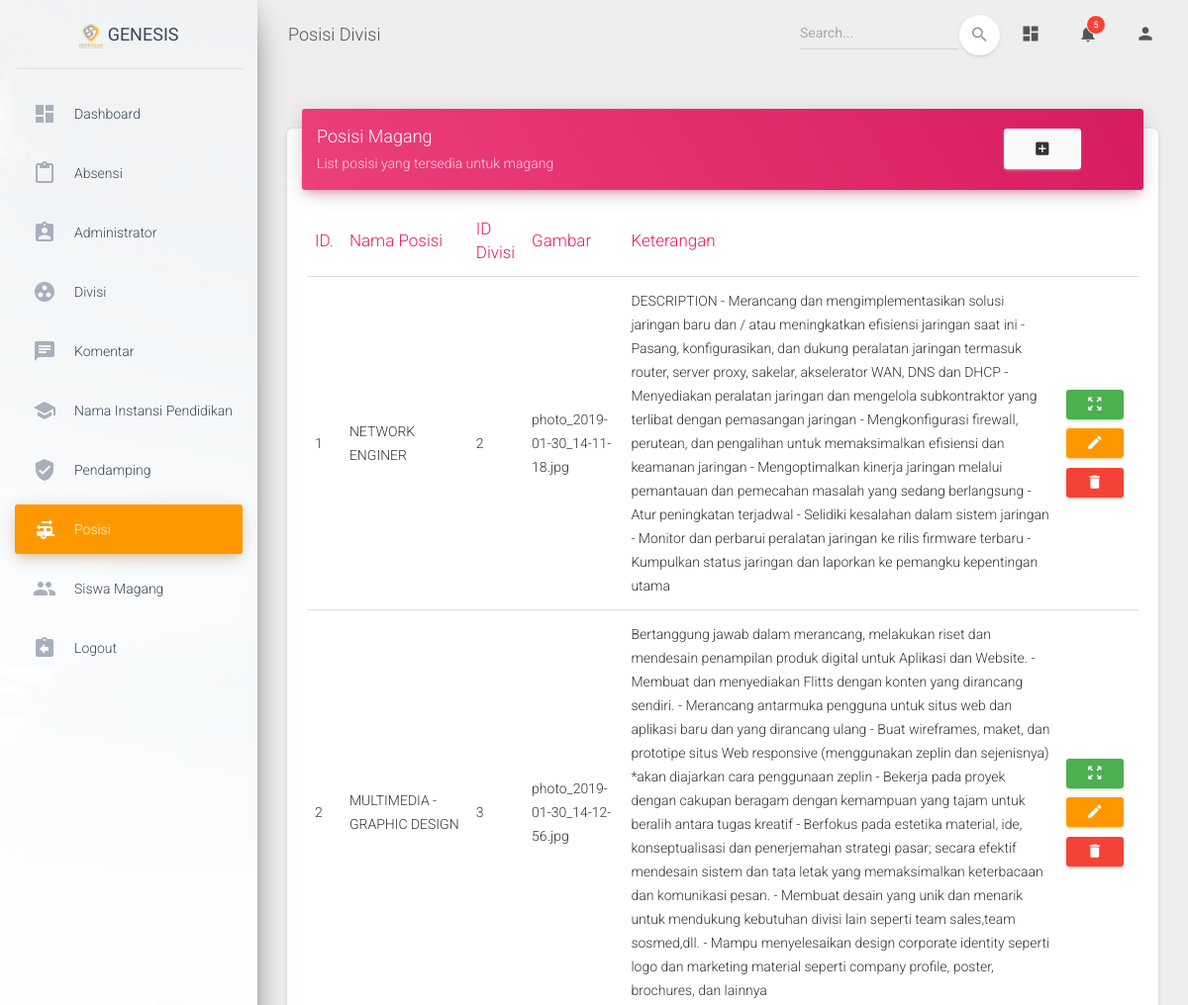
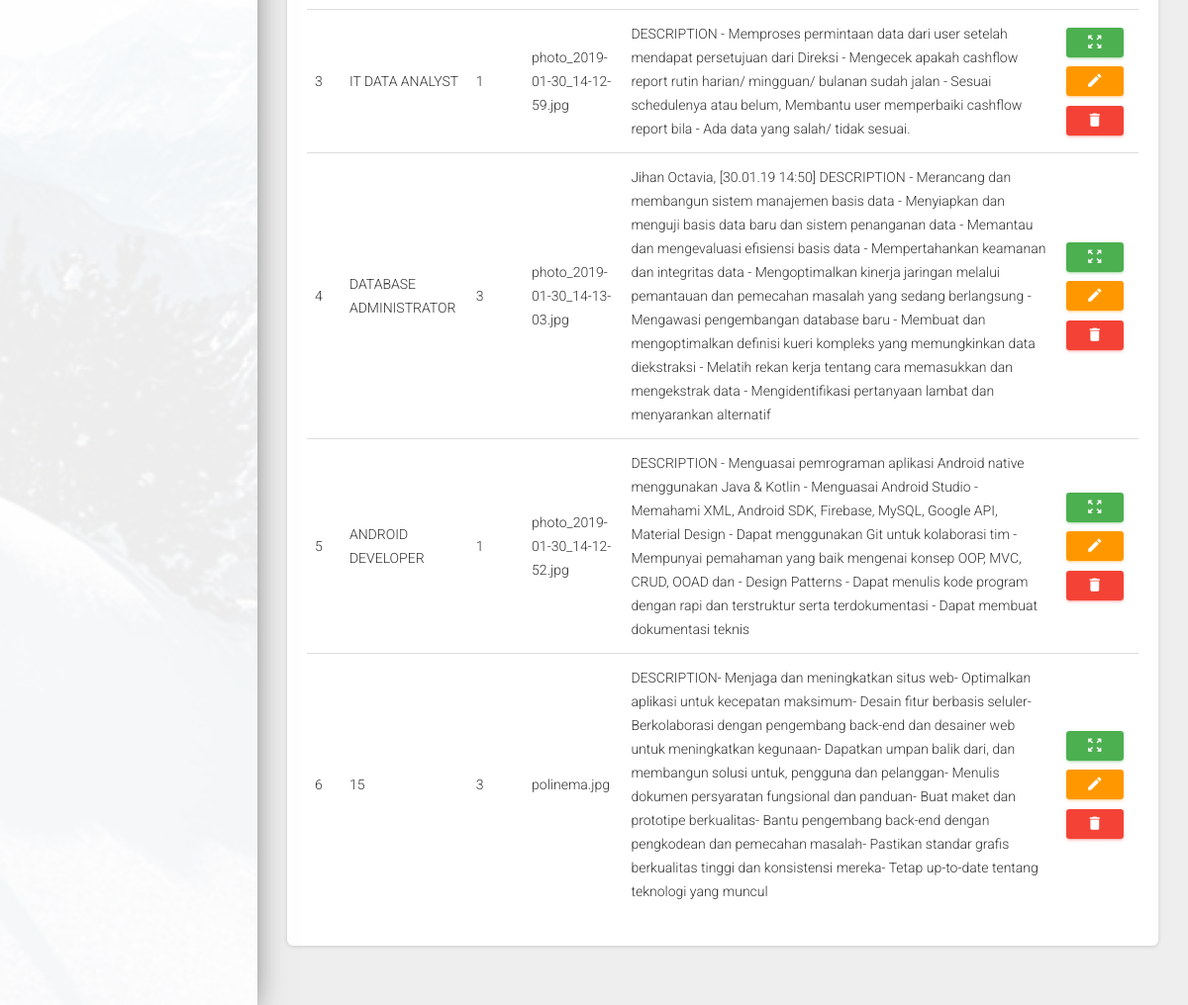
Screenshot of /index.php/Admin/Posisi with the database file from the repository (2 pictures, top to bottom).
### tables this page shows
CREATE TABLE `posisi_magang` (
  `id_posisi` int(11) NOT NULL,
  `nama_posisi` varchar(45) NOT NULL,
  `fk_id_divisi` int(11) NOT NULL,
  `gambar` varchar(100) NOT NULL,
  `keterangan` text NOT NULL
);

### application/controllers/Admin/Posisi.php (called while the page is built, shortened)
<?php
class Posisi extends CI_Controller {
	public function __construct()
	{
		$this->load->library('form_validation');
		$this->load->model('PosisiModel');
		$this->load->helper('form');
	}
	public function index()
	{
		$data['data'] = $this->PosisiModel->get();
		$this->load->view('admin/posisi/template/header');
		$this->load->view('admin/posisi/index',$data);
		$this->load->view('admin/posisi/template/footer');
	}
}

### index.php (called while the page is built, shortened)
<?php
require_once BASEPATH.'core/CodeIgniter.php';

### application/models/PosisiModel.php (called while the page is built, shortened)
<?php
class PosisiModel extends CI_Model {
	public function get()
	{
		$this->db->select("posisi_magang.*");
		$this->db->order_by('nama_posisi','desc');
		return $this->db->get('posisi_magang')->result();
	}
}

### application/views/admin/posisi/index.php (the view)
<?php $c_name = "Posisi" ?>
      <div class="content">
        <div class="container-fluid">
          <div class="row">
          <div class="col-md-12">
              <div class="card">
                <div class="card-header card-header-rose">
                  <div class="row">
                    <div class="col-md-10">
                  <h4 class="card-title ">Posisi Magang</h4>
                  <p class="card-category">List posisi yang tersedia untuk magang</p>
                  </div>
                  <div class="col-xs-2">
                    <a href="<?= base_url('index.php/Admin/Posisi/insert') ?>" rel="tooltip" title="Tambah Data" class="btn btn-secondary">
                      <i class="material-icons">add_box</i>
                    </a>
                  </div>
                </div>
              </div>
                <div class="card-body">
                  <table class="table">
                  <thead class=" text-rose">
                    <th>ID.</th>
                    <th>Nama Posisi</th>
                    <th>ID Divisi</th>
                    <th>Gambar</th>
                    <th>Keterangan</th>
                    <th></th>
                  </thead>
                  <tbody>
                    <?php foreach ($data as $key => $value): ?>
                      <tr>
                        <td><?php echo ++$key; ?></td>
                        <td><?php echo $value->nama_posisi   ?></td>
                        <td><?php echo $value->fk_id_divisi ?></td>
                        <td><?php echo $value->gambar ?></td>
                        <td><?php echo $value->keterangan ?></td>
                        <td>
                          <a class="btn btn-sm btn-success" href="#" rel="tooltip" title="Detail"><i class="material-icons">zoom_out_map</i></a>
                          <a class="btn btn-sm btn-warning" href="<?php echo site_url("Admin/".$c_name."/update/".$value->id_posisi) ?>"  rel="tooltip" title="Edit"><i class="material-icons">edit</i></a>
                          <a href="<?php echo site_url("Admin/".$c_name."/delete/".$value->id_posisi) ?>" onclick="return confirm('Apakah anda yakin?')" class="btn btn-sm btn-danger"  rel="tooltip" title="Hapus"><i class="material-icons">delete</i></a>
                        </td>
                      </tr>
                      <?php endforeach ?>
                  </tbody>
                </table>
                  </div>
                </div>
              </div>
            </div>
            </div>
          </div>
        </div>
      </div>

### rows the page displays
posisi_magang: nama_posisi "NETWORK ENGINER", fk_id_divisi "2", gambar "photo_2019-01-30_14-11-18.jpg", keterangan "DESCRIPTION - Merancang dan mengimplementasikan solusi jaringan baru dan / atau meningkatkan efisiensi jaringan saat ini - Pasang, konfigurasikan, dan dukung peralatan jaringan termasuk router, server proxy, sakelar, akselerator WAN, DNS dan DHCP -Menyediakan peralatan jaringan dan mengelola subkontraktor yang terlibat dengan pemasangan jaringan - Mengkonfigurasi firewall, perutean, dan pengalihan untuk memaksimalkan efisiensi dan keamanan jaringan - Mengoptimalkan kinerja jaringan melalui pemantauan dan pemecahan masalah yang sedang berlangsung - Atur peningkatan terjadwal - Selidiki kesalahan dalam sistem jaringan - Monitor dan perbarui peralatan jaringan ke rilis firmware terbaru -…"
posisi_magang: nama_posisi "MULTIMEDIA - GRAPHIC DESIGN", fk_id_divisi "3", gambar "photo_2019-01-30_14-12-56.jpg", keterangan "Bertanggung jawab dalam merancang, melakukan riset dan mendesain penampilan produk digital untuk Aplikasi dan Website. - Membuat dan menyediakan Flitts dengan konten yang dirancang sendiri. - Merancang antarmuka pengguna untuk situs web dan aplikasi baru dan yang dirancang ulang - Buat wireframes, maket, dan prototipe situs Web responsive (menggunakan zeplin dan sejenisnya) *akan diajarkan cara penggunaan zeplin - Bekerja pada proyek dengan cakupan beragam dengan kemampuan yang tajam untuk beralih antara tugas kreatif - Berfokus pada estetika material, ide, konseptualisasi dan penerjemahan strategi pasar; secara efektif mendesain sistem dan tata letak yang memaksimalkan keterbacaan dan…"
posisi_magang: nama_posisi "IT DATA ANALYST", fk_id_divisi "1", gambar "photo_2019-01-30_14-12-59.jpg", keterangan "DESCRIPTION - Memproses permintaan data dari user setelah mendapat persetujuan dari Direksi - Mengecek apakah cashflow report rutin harian/ mingguan/ bulanan sudah jalan - Sesuai schedulenya atau belum, Membantu user memperbaiki cashflow report bila - Ada data yang salah/ tidak sesuai."
posisi_magang: nama_posisi "DATABASE ADMINISTRATOR", fk_id_divisi "3", gambar "photo_2019-01-30_14-13-03.jpg", keterangan "Jihan Octavia, [30.01.19 14:50] DESCRIPTION - Merancang dan membangun sistem manajemen basis data - Menyiapkan dan menguji basis data baru dan sistem penanganan data - Memantau dan mengevaluasi efisiensi basis data - Mempertahankan keamanan dan integritas data - Mengoptimalkan kinerja jaringan melalui pemantauan dan pemecahan masalah yang sedang berlangsung - Mengawasi pengembangan database baru - Membuat dan mengoptimalkan definisi kueri kompleks yang memungkinkan data diekstraksi - Melatih rekan kerja tentang cara memasukkan dan mengekstrak data - Mengidentifikasi pertanyaan lambat dan menyarankan alternatif"
posisi_magang: nama_posisi "ANDROID DEVELOPER", fk_id_divisi "1", gambar "photo_2019-01-30_14-12-52.jpg", keterangan "DESCRIPTION - Menguasai pemrograman aplikasi Android native menggunakan Java & Kotlin - Menguasai Android Studio - Memahami XML, Android SDK, Firebase, MySQL, Google API, Material Design - Dapat menggunakan Git untuk kolaborasi tim - Mempunyai pemahaman yang baik mengenai konsep OOP, MVC, CRUD, OOAD dan - Design Patterns - Dapat menulis kode program dengan rapi dan terstruktur serta terdokumentasi - Dapat membuat dokumentasi teknis"
posisi_magang: nama_posisi "15", fk_id_divisi "3", gambar "polinema.jpg", keterangan "DESCRIPTION- Menjaga dan meningkatkan situs web- Optimalkan aplikasi untuk kecepatan maksimum- Desain fitur berbasis seluler- Berkolaborasi dengan pengembang back-end dan desainer web untuk meningkatkan kegunaan- Dapatkan umpan balik dari, dan membangun solusi untuk, pengguna dan pelanggan- Menulis dokumen persyaratan fungsional dan panduan- Buat maket dan prototipe berkualitas- Bantu pengembang back-end dengan pengkodean dan pemecahan masalah- Pastikan standar grafis berkualitas tinggi dan konsistensi mereka- Tetap up-to-date tentang teknologi yang muncul"
